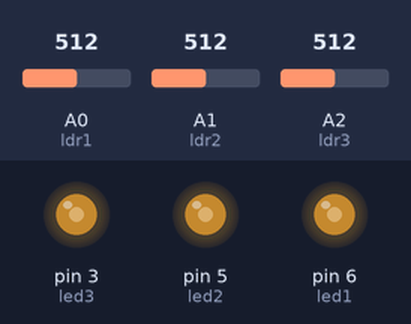
The sketch below on a simulated Arduino Uno, built with avr-gcc and run on an emulated ATmega328P. On the bench: output pins drawn as LEDs (lit = HIGH). The inputs (shaded band) are chosen by the test bench; at power-on: A0 (ldr1) = 512, A1 (ldr2) = 512, A2 (ldr3) = 512.

Above: at 1.2 s.
1.3 s: A0 (ldr1) set to 716
At 2.5 s:
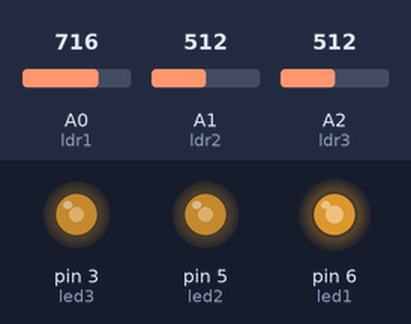
2.8 s: A1 (ldr2) set to 716
At 3.9 s:
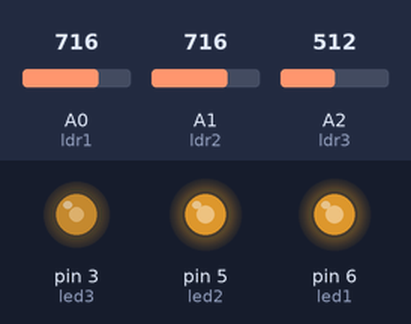
4.3 s: A2 (ldr3) set to 716
At 5.0 s:
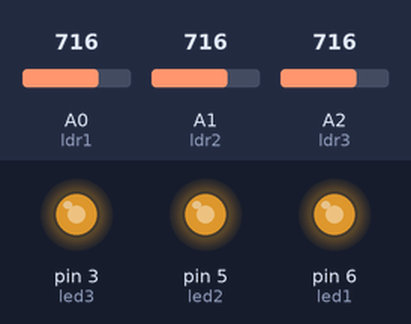
5.8 s: A0 (ldr1) set to 900
At 6.2 s:
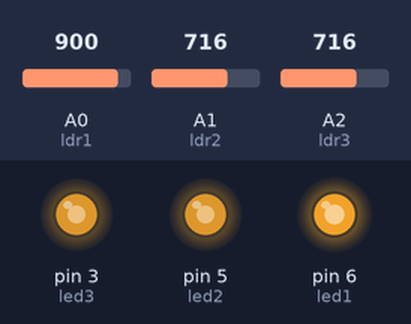
7.3 s: A1 (ldr2) set to 900
At 8.5 s:
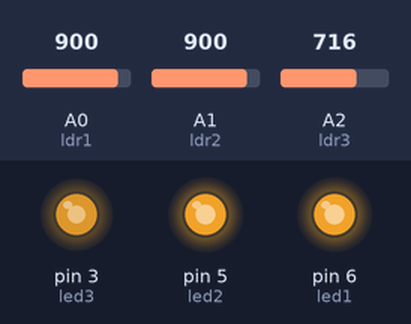
8.8 s: A2 (ldr3) set to 900
At 9.6 s:
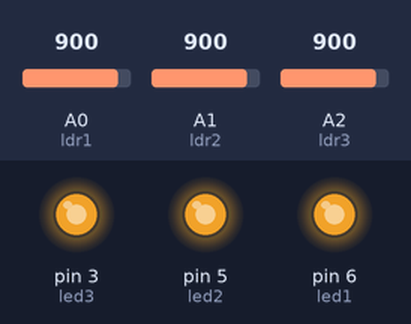
Timing chart, 0 to 11.3 s (numbered marks = the images above; inputs shaded):
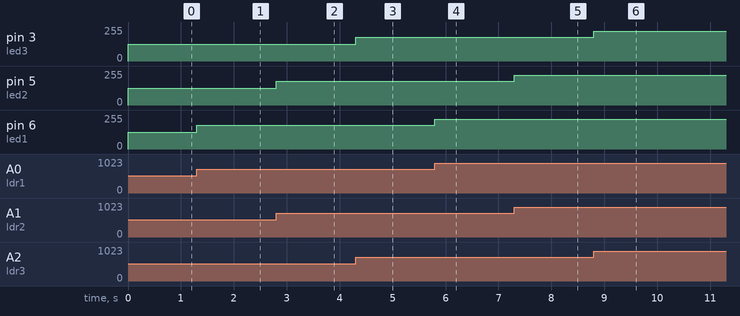

Measured:
- after the input at 1.3 s, pin 6 (led1): 127/255 → 178/255 at once
- after the input at 2.8 s, pin 5 (led2): 127/255 → 178/255 at once
- after the input at 4.3 s, pin 3 (led3): 127/255 → 178/255 at once
- after the input at 5.8 s, pin 6 (led1): 178/255 → 224/255 at once
- after the input at 7.3 s, pin 5 (led2): 178/255 → 224/255 at once
- after the input at 8.8 s, pin 3 (led3): 178/255 → 224/255 at once

The sketch:

ldr2.ino
```cpp
const int led1=6;
const int led2=5;
const int led3=3;
const int ldr1=A0;
const int ldr2=A1;
const int ldr3=A2;
int vldr1;
int vldr2;
int vldr3;

void setup()
{
  pinMode (led1,OUTPUT);
  pinMode (led2,OUTPUT);
  pinMode (led3,OUTPUT);
  pinMode (ldr1,INPUT);
  pinMode (ldr2,INPUT);
  pinMode (ldr3,INPUT);
}
void loop()
{
  vldr1=analogRead(ldr1);
  vldr1=map(vldr1,0,1023,0,255);
  analogWrite(led1,vldr1);
  vldr2=analogRead(ldr2);
  vldr2=map(vldr2,0,1023,0,255);
  analogWrite(led2,vldr2);
  vldr3=analogRead(ldr3);
  vldr3=map(vldr3,0,1023,0,255);
  analogWrite(led3,vldr3);
}
```
